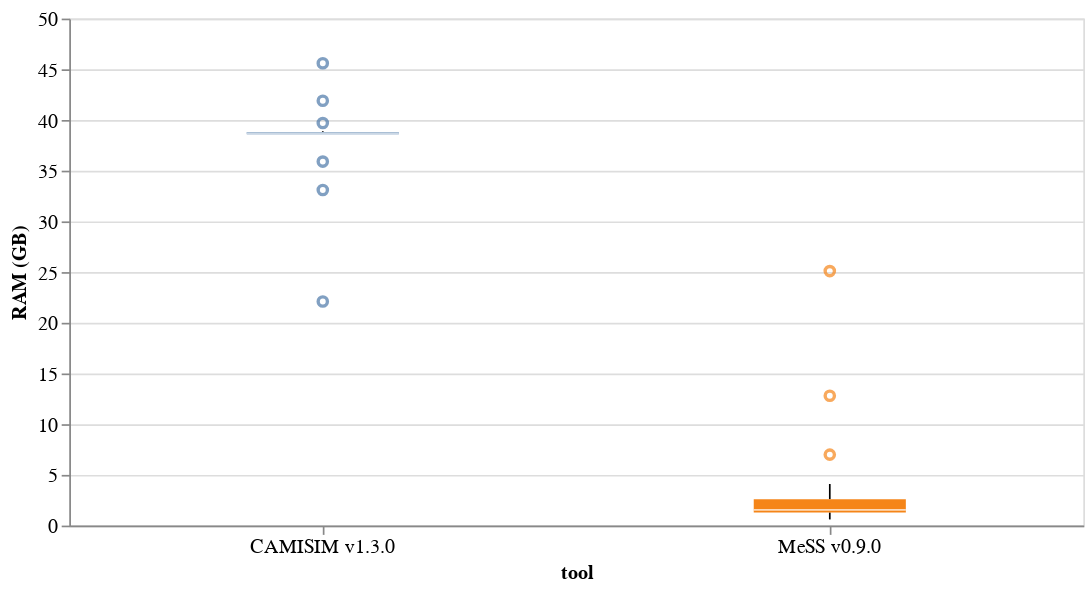

Notebook code cell kept with this figure:
### Code cell
bp = alt.Chart(df[["tool","RAM"]]).mark_boxplot(size=90).encode(
    alt.X("tool:N", axis=alt.Axis(labelAngle=0)),
    alt.Y("RAM:Q").title("RAM (GB)"),
    alt.Color("tool:N").legend(None),
).properties(
    width=600,
    height=300
).configure_axis(
    labelFontSize=12,
    titleFontSize=12
)
bp

### Figure 1 — Vega-Lite specification as saved in the notebook (floating-point values rounded to 4 significant figures)
{"config": {"view": {"continuousWidth": 300, "continuousHeight": 300}, "axis": {"labelFontSize": 12, "titleFontSize": 12}}, "data": {"name": "data-a32a80387b0afa88ee37902fc84ccedd"}, "mark": {"type": "boxplot", "size": 90}, "encoding": {"color": {"field": "tool", "legend": null, "type": "nominal"}, "x": {"axis": {"labelAngle": 0}, "field": "tool", "type": "nominal"}, "y": {"field": "RAM", "title": "RAM (GB)", "type": "quantitative"}}, "height": 300, "width": 600, "$schema": "https://vega.github.io/schema/vega-lite/v5.20.1.json", "datasets": {"data-a32a80387b0afa88ee37902fc84ccedd": [{"tool": "MeSS v0.9.0", "RAM": 0.607}, {"tool": "MeSS v0.9.0", "RAM": 1.3}, {"tool": "MeSS v0.9.0", "RAM": 0.9339}, {"tool": "MeSS v0.9.0", "RAM": 1.3}, {"tool": "MeSS v0.9.0", "RAM": 1.9}, {"tool": "MeSS v0.9.0", "RAM": 1.3}, {"tool": "MeSS v0.9.0", "RAM": 0.822}, {"tool": "MeSS v0.9.0", "RAM": 1.7}, {"tool": "MeSS v0.9.0", "RAM": 1.4}, {"tool": "MeSS v0.9.0", "RAM": 1.9}, {"tool": "MeSS v0.9.0", "RAM": 1.4}, {"tool": "MeSS v0.9.0", "RAM": 2.1}, {"tool": "CAMISIM v1.3.0", "RAM": 38.6}, {"tool": "MeSS v0.9.0", "RAM": 4.1}, {"tool": "CAMISIM v1.3.0", "RAM": 38.7}, {"tool": "MeSS v0.9.0", "RAM": 7.0}, {"tool": "CAMISIM v1.3.0", "RAM": 22.1}, {"tool": "CAMISIM v1.3.0", "RAM": 35.9}, {"tool": "MeSS v0.9.0", "RAM": 12.8}, {"tool": "CAMISIM v1.3.0", "RAM": 38.6}, {"tool": "CAMISIM v1.3.0", "RAM": 33.1}, {"tool": "CAMISIM v1.3.0", "RAM": 38.7}, {"tool": "MeSS v0.9.0", "RAM": 25.1}, {"tool": "CAMISIM v1.3.0", "RAM": 38.6}, {"tool": "CAMISIM v1.3.0", "RAM": 38.7}, {"tool": "CAMISIM v1.3.0", "RAM": 38.7}, {"tool": "CAMISIM v1.3.0", "RAM": 38.7}, {"tool": "CAMISIM v1.3.0", "RAM": 38.8}, {"tool": "CAMISIM v1.3.0", "RAM": 38.9}, {"tool": "CAMISIM v1.3.0", "RAM": 39.7}, {"tool": "CAMISIM v1.3.0", "RAM": 41.9}, {"tool": "CAMISIM v1.3.0", "RAM": 45.6}]}}
